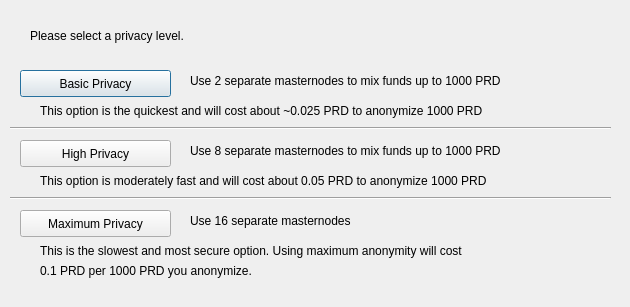
<?xml version="1.0" encoding="UTF-8"?>
<ui version="4.0">
 <class>ObfuscationConfig</class>
 <widget class="QDialog" name="ObfuscationConfig">
  <property name="geometry">
   <rect>
    <x>0</x>
    <y>0</y>
    <width>630</width>
    <height>307</height>
   </rect>
  </property>
  <property name="windowTitle">
   <string>Configure Obfuscation</string>
  </property>
  <widget class="QPushButton" name="buttonBasic">
   <property name="geometry">
    <rect>
     <x>20</x>
     <y>70</y>
     <width>151</width>
     <height>27</height>
    </rect>
   </property>
   <property name="text">
    <string>Basic Privacy</string>
   </property>
  </widget>
  <widget class="QPushButton" name="buttonHigh">
   <property name="geometry">
    <rect>
     <x>20</x>
     <y>140</y>
     <width>151</width>
     <height>27</height>
    </rect>
   </property>
   <property name="text">
    <string>High Privacy</string>
   </property>
  </widget>
  <widget class="QPushButton" name="buttonMax">
   <property name="geometry">
    <rect>
     <x>20</x>
     <y>210</y>
     <width>151</width>
     <height>27</height>
    </rect>
   </property>
   <property name="text">
    <string>Maximum Privacy</string>
   </property>
  </widget>
  <widget class="QLabel" name="label">
   <property name="geometry">
    <rect>
     <x>30</x>
     <y>20</y>
     <width>571</width>
     <height>31</height>
    </rect>
   </property>
   <property name="text">
    <string>Please select a privacy level.</string>
   </property>
  </widget>
  <widget class="QLabel" name="label_2">
   <property name="geometry">
    <rect>
     <x>190</x>
     <y>70</y>
     <width>421</width>
     <height>21</height>
    </rect>
   </property>
   <property name="text">
    <string>Use 2 separate masternodes to mix funds up to 1000 PRD</string>
   </property>
  </widget>
  <widget class="QLabel" name="label_3">
   <property name="geometry">
    <rect>
     <x>190</x>
     <y>140</y>
     <width>411</width>
     <height>21</height>
    </rect>
   </property>
   <property name="text">
    <string>Use 8 separate masternodes to mix funds up to 1000 PRD</string>
   </property>
  </widget>
  <widget class="QLabel" name="label_4">
   <property name="geometry">
    <rect>
     <x>190</x>
     <y>210</y>
     <width>421</width>
     <height>21</height>
    </rect>
   </property>
   <property name="text">
    <string>Use 16 separate masternodes</string>
   </property>
  </widget>
  <widget class="QLabel" name="label_6">
   <property name="geometry">
    <rect>
     <x>40</x>
     <y>100</y>
     <width>561</width>
     <height>21</height>
    </rect>
   </property>
   <property name="text">
    <string>This option is the quickest and will cost about ~0.025 PRD to anonymize 1000 PRD</string>
   </property>
  </widget>
  <widget class="QLabel" name="label_7">
   <property name="geometry">
    <rect>
     <x>40</x>
     <y>170</y>
     <width>561</width>
     <height>21</height>
    </rect>
   </property>
   <property name="text">
    <string>This option is moderately fast and will cost about 0.05 PRD to anonymize 1000 PRD</string>
   </property>
  </widget>
  <widget class="QLabel" name="label_8">
   <property name="geometry">
    <rect>
     <x>40</x>
     <y>240</y>
     <width>561</width>
     <height>21</height>
    </rect>
   </property>
   <property name="text">
    <string>This is the slowest and most secure option. Using maximum anonymity will cost</string>
   </property>
  </widget>
  <widget class="QLabel" name="label_9">
   <property name="geometry">
    <rect>
     <x>40</x>
     <y>260</y>
     <width>561</width>
     <height>21</height>
    </rect>
   </property>
   <property name="text">
    <string>0.1 PRD per 1000 PRD you anonymize.</string>
   </property>
  </widget>
  <widget class="Line" name="line">
   <property name="geometry">
    <rect>
     <x>10</x>
     <y>120</y>
     <width>601</width>
     <height>16</height>
    </rect>
   </property>
   <property name="orientation">
    <enum>Qt::Horizontal</enum>
   </property>
  </widget>
  <widget class="Line" name="line_2">
   <property name="geometry">
    <rect>
     <x>10</x>
     <y>190</y>
     <width>601</width>
     <height>16</height>
    </rect>
   </property>
   <property name="orientation">
    <enum>Qt::Horizontal</enum>
   </property>
  </widget>
 </widget>
 <resources/>
 <connections/>
</ui>
